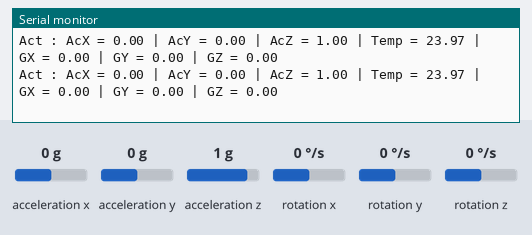
A sketch run on a simulated Arduino Uno, built with avr-gcc and run on an emulated ATmega328P. On the bench: the last lines printed to the serial monitor. Wiring (inferred from the names in the program): MPU-6050 motion sensor at I2C address 0x68. The inputs (shaded band) are chosen by the test bench; at power-on: acceleration x 0 g, acceleration y 0 g, rotation x 0 °/s, rotation y 0 °/s, acceleration z 1 g, rotation z 0 °/s.

Above: at 2.2 s.
2.3 s: acceleration x set to -1.4 g
At 2.51 s:
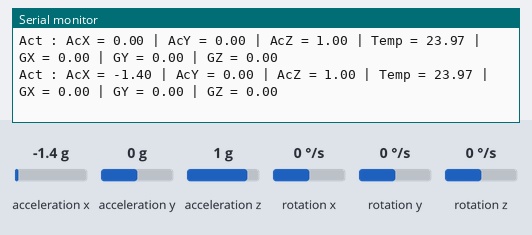
5.3 s: acceleration y set to -1.4 g
At 5.37 s:
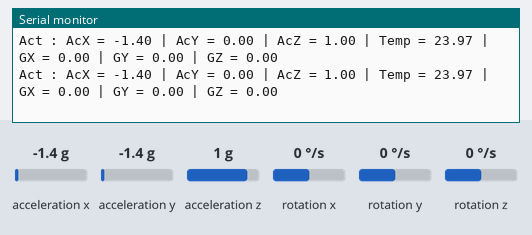
8.3 s: rotation x set to -192 °/s
At 8.39 s:
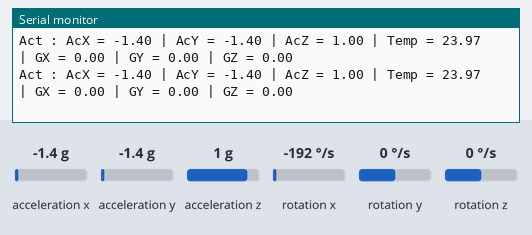
11.3 s: rotation y set to -192 °/s
At 11.33 s:
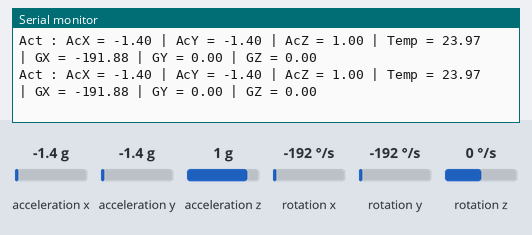
14.3 s: acceleration z set to -1.4 g
At 14.34 s:
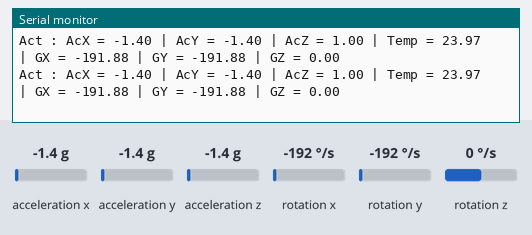
17.3 s: rotation z set to -192 °/s
At 17.38 s:
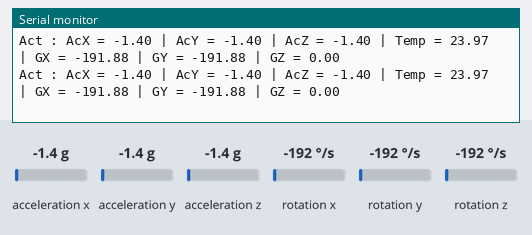

Measured:
- after the input at 2.3 s, the serial monitor: prints a new line after 0.08 s (image 1)

The sketch:

mpu.ino
```cpp
#include<Wire.h>

const int MPU_addr=0x68;  // I2C address of the MPU-6050

int16_t AcX,AcY,AcZ;
int16_t Temp;
int16_t Gx,Gy,Gz;
double acX,acY,acZ,temp,gx,gy,gz;
void setup(){
  Serial.begin(9600);
  Serial.println("Initiallising.....");
  Wire.begin();
  Wire.beginTransmission(MPU_addr);
  Wire.write(0x6B);  // PWR_MGMT_1 register
  Wire.write(0);     // set to zero (wakes up the MPU-6050)
  Wire.endTransmission(true);
  //Gyro config
  Wire.beginTransmission(MPU_addr);           //begin, Send the slave adress (in this case 68)
  Wire.write(0x1B);                       //We want to write to the GYRO_CONFIG register (1B hex)
  Wire.write(0x18);                       //Set the register bits as 00011000 (2000dps full scale)
  Wire.endTransmission(true);             //End the transmission with the gyro
  //Acc config
  Wire.beginTransmission(MPU_addr);           //Start communication with the address found during search.
  Wire.write(0x1C);                       //We want to write to the ACCEL_CONFIG register
  Wire.write(0x18);                       //Set the register bits as 00011000 (+/- 16g full scale range)
  Wire.endTransmission(true);
  Serial.println("SENSOR READY.");
  Serial.println("Ready to Go. Move the sensor to adjust the brightness.");
  Serial.println(" ");
  delay(1000);
}

void get_sensor_values() {
  Wire.beginTransmission(MPU_addr);
  Wire.write(0x3B);  // starting with register 0x3B (ACCEL_XOUT_H)
  Wire.endTransmission(false);
  Wire.requestFrom(MPU_addr,14,true);  // request a total of 14 registers
  //Getting raw values from registers
  AcX=Wire.read()<<8|Wire.read();  // 0x3B (ACCEL_XOUT_H) & 0x3C (ACCEL_XOUT_L)
  AcY=Wire.read()<<8|Wire.read();  // 0x3D (ACCEL_YOUT_H) & 0x3E (ACCEL_YOUT_L)
  AcZ=Wire.read()<<8|Wire.read();  // 0x3F (ACCEL_ZOUT_H) & 0x40 (ACCEL_ZOUT_L)
  Temp=Wire.read()<<8|Wire.read(); // 0x41 (TEMP_OUT_H) & 0x42 (TEMP_OUT_L)
  Gx=Wire.read()<<8|Wire.read();  // 0x43 (GYRO_XOUT_H) & 0x44 (GYRO_XOUT_L)
  Gy=Wire.read()<<8|Wire.read();  // 0x45 (GYRO_YOUT_H) & 0x46 (GYRO_YOUT_L)
  Gz=Wire.read()<<8|Wire.read();  // 0x47 (GYRO_ZOUT_H) & 0x48 (GYRO_ZOUT_L)
  //Converting these raw datas to actual value
  temp=(Temp/(340.00))+36.50;
  acX=AcX*0.000488;
  acY=AcY*0.000488;
  acZ=AcZ*0.000488;
  gx=Gx*0.06103;
  gy=Gy*0.06103;
  gz=Gz*0.06103;
}


void loop(){
  get_sensor_values();
  /*Serial.print("Raw : AcX = "); Serial.print(AcX);
  Serial.print(" | AcY = "); Serial.print(AcY);
  Serial.print(" | AcZ = "); Serial.print(AcZ);
  Serial.print(" | Temp = ");Serial.print(Temp);
  Serial.print(" | GX = "); Serial.print(Gx);
  Serial.print(" | GY = "); Serial.print(Gy);
  Serial.print(" | GZ = "); Serial.println(Gz);*/
  Serial.print("Act : AcX = "); Serial.print(acX);
  Serial.print(" | AcY = "); Serial.print(acY);
  Serial.print(" | AcZ = "); Serial.print(acZ);
  Serial.print(" | Temp = ");Serial.print(temp);
  Serial.print(" | GX = "); Serial.print(gx);
  Serial.print(" | GY = "); Serial.print(gy);
  Serial.print(" | GZ = "); Serial.println(gz);
  Serial.println("");
  delay(100);
}
```
